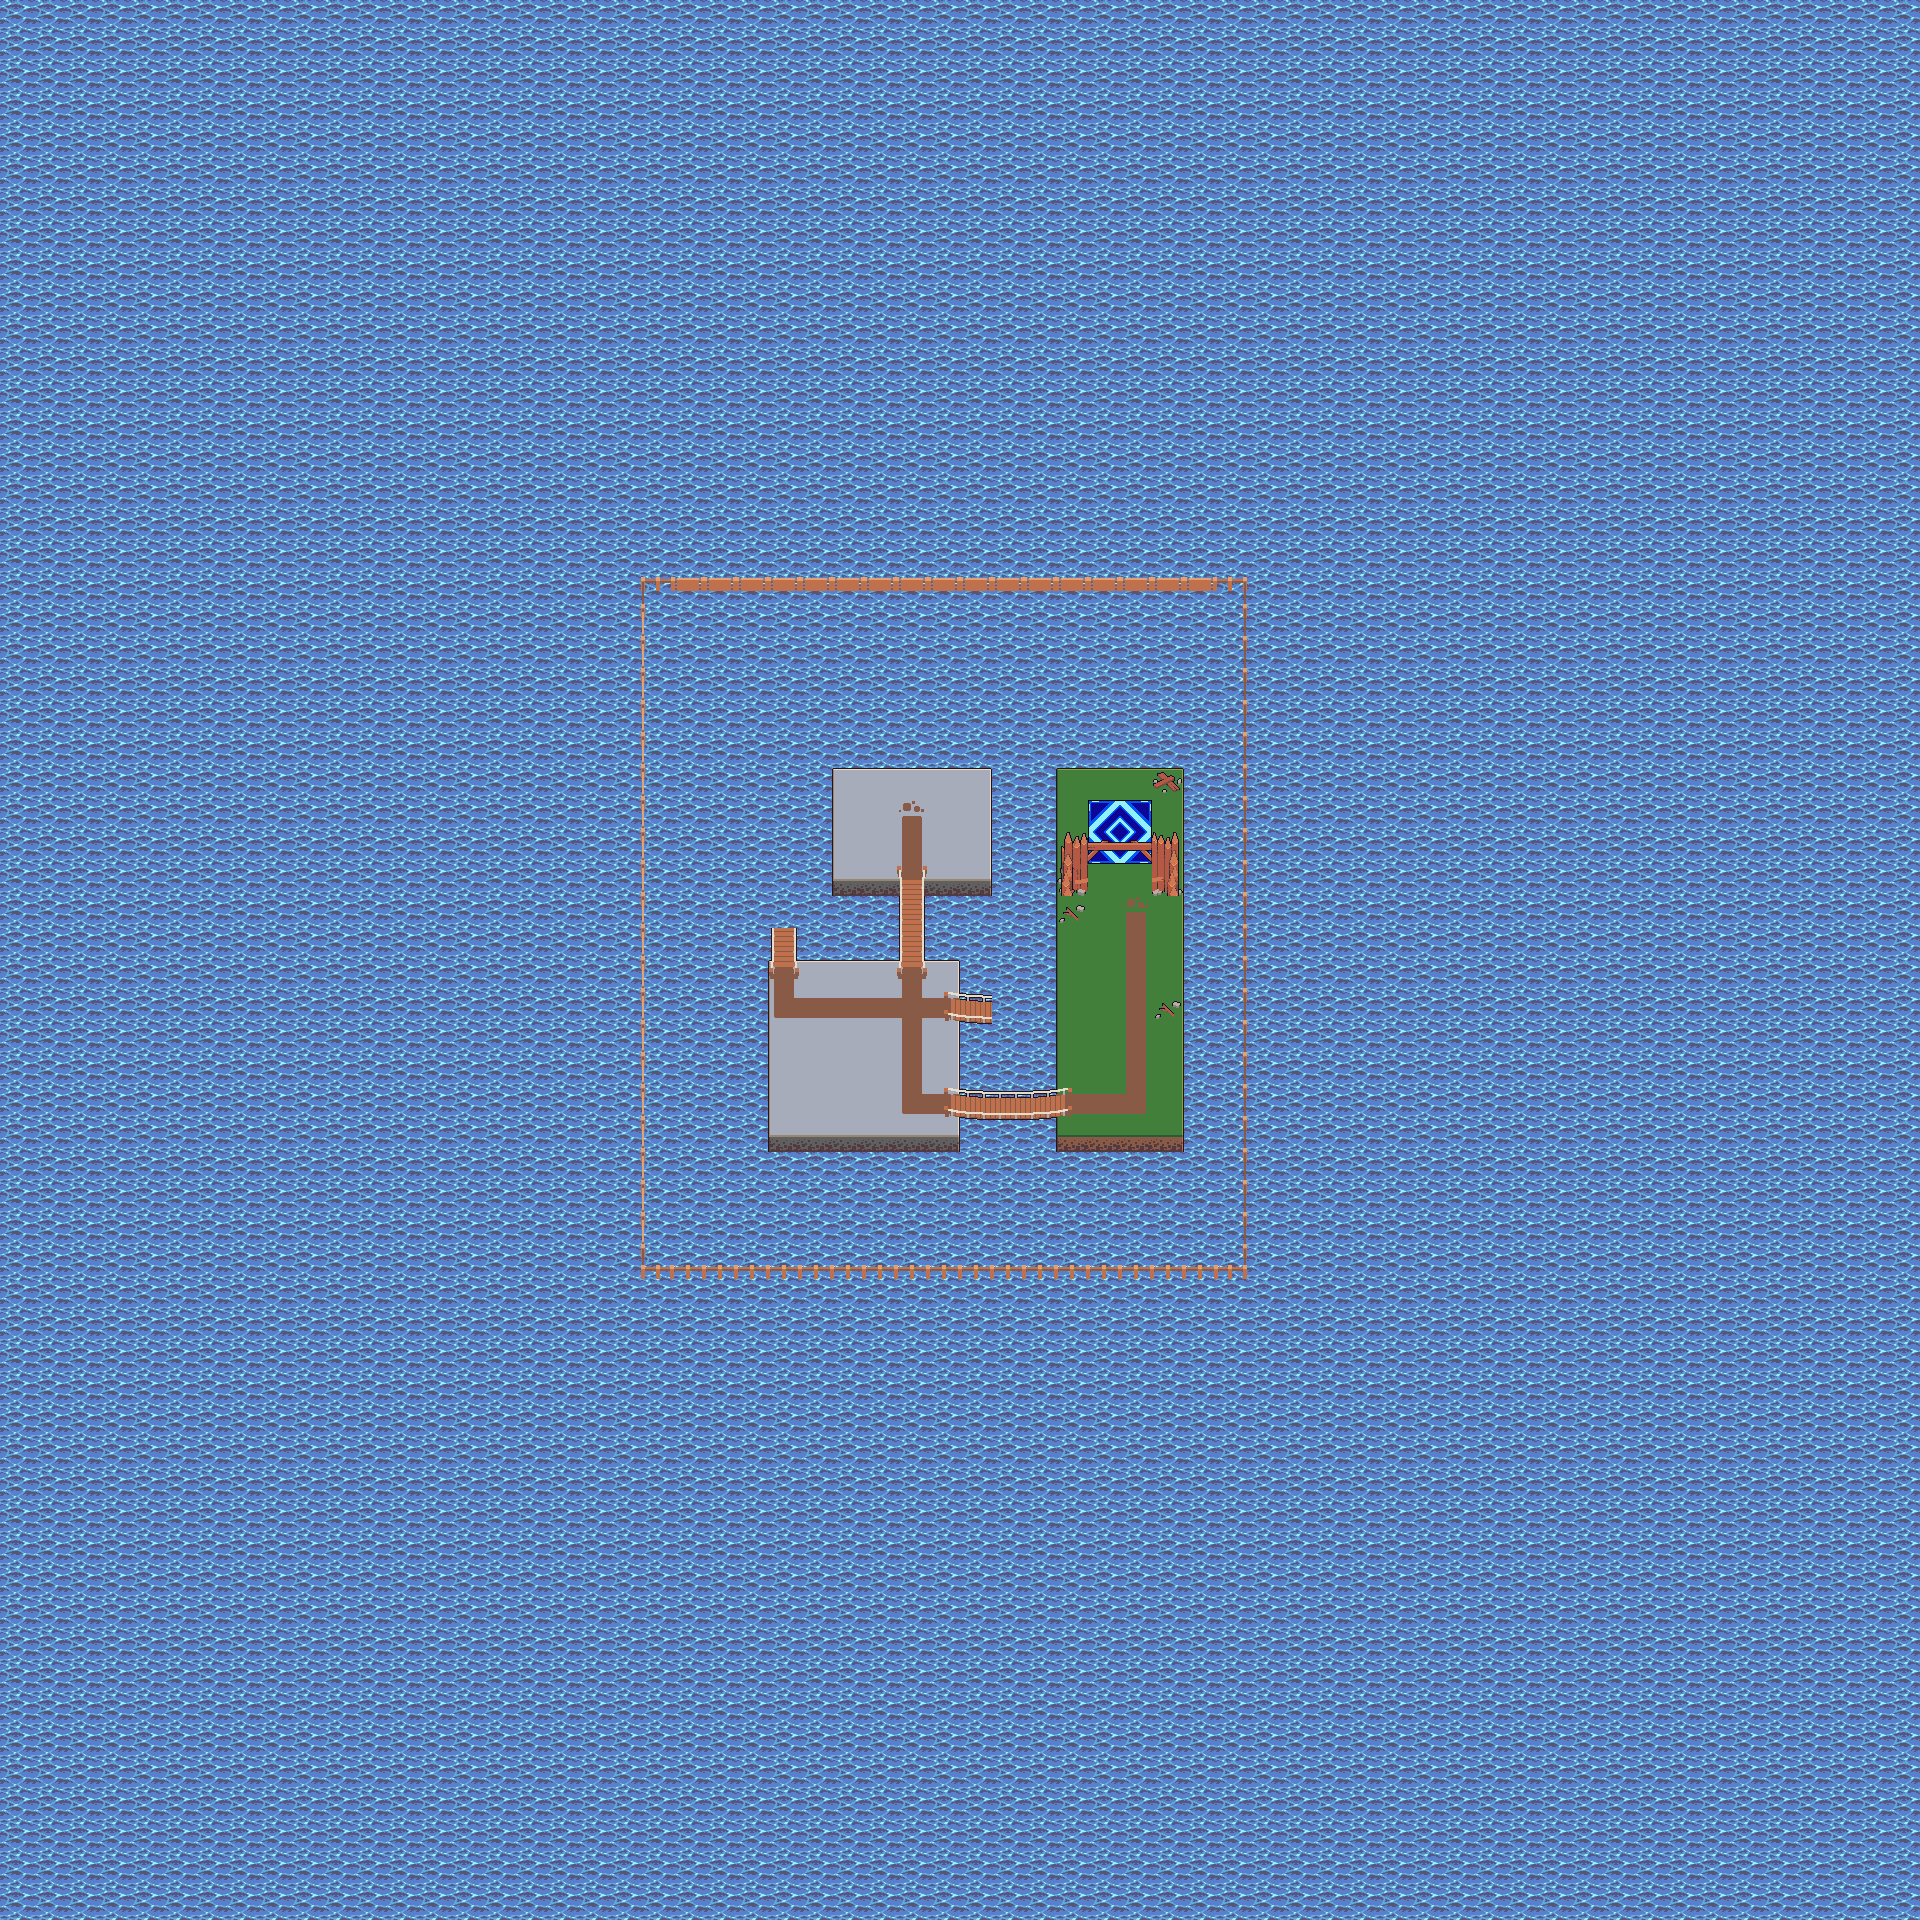

A 2D game scene composited from a Tiled map and its tileset images. What follows is a short description and the map's XML, with each tile layer's data collapsed to a summary:
An orthogonal 60x60 tile map with 32x32 px tiles, 7 tile layers (water, land, borders, ground_decorations, ...), 3 tilesets and 69 objects.

<map version="1.10" tiledversion="1.12.2" orientation="orthogonal" renderorder="right-down" width="60" height="60" tilewidth="32" tileheight="32" infinite="0" nextlayerid="21" nextobjectid="126">
 <tileset firstgid="1" name="Map_tiles" tilewidth="32" tileheight="32" tilecount="144" columns="12">
  <image source="../images/Map_tiles.png" width="384" height="384" />
 </tileset>
 <tileset firstgid="145" name="DecorationSet1" tilewidth="32" tileheight="32" tilecount="64" columns="8">
  <image source="../images/Tileset2.png" width="256" height="256" />
 </tileset>
 <tileset firstgid="209" name="DecorationSet2" tilewidth="11" tileheight="8" tilecount="20" columns="0">
  <grid orientation="orthogonal" width="1" height="1" />
  <tile id="6">
   <image source="../images/Grass/2.png" width="5" height="5" />
  </tile>
  <tile id="7">
   <image source="../images/Grass/3.png" width="5" height="3" />
  </tile>
  <tile id="8">
   <image source="../images/Grass/4.png" width="5" height="5" />
  </tile>
  <tile id="9">
   <image source="../images/Grass/5.png" width="3" height="4" />
  </tile>
  <tile id="10">
   <image source="../images/Grass/6.png" width="5" height="5" />
  </tile>
  <tile id="11">
   <image source="../images/Grass/7.png" width="5" height="5" />
  </tile>
  <tile id="12">
   <image source="../images/Grass/8.png" width="8" height="7" />
  </tile>
  <tile id="13">
   <image source="../images/Grass/9.png" width="10" height="7" />
  </tile>
  <tile id="14">
   <image source="../images/Grass/10.png" width="11" height="8" />
  </tile>
  <tile id="15">
   <image source="../images/Grass/1.png" width="4" height="4" />
  </tile>
  <tile id="42">
   <image source="../images/IceDecorations/Grass/4.png" width="5" height="5" />
  </tile>
  <tile id="43">
   <image source="../images/IceDecorations/Grass/5.png" width="3" height="4" />
  </tile>
  <tile id="44">
   <image source="../images/IceDecorations/Grass/6.png" width="5" height="5" />
  </tile>
  <tile id="45">
   <image source="../images/IceDecorations/Grass/7.png" width="5" height="5" />
  </tile>
  <tile id="49">
   <image source="../images/IceDecorations/Grass/1.png" width="4" height="4" />
  </tile>
  <tile id="50">
   <image source="../images/IceDecorations/Grass/2.png" width="5" height="5" />
  </tile>
  <tile id="51">
   <image source="../images/IceDecorations/Grass/3.png" width="5" height="3" />
  </tile>
  <tile id="52">
   <image source="../images/IceDecorations/Grass/8.png" width="8" height="7" />
  </tile>
  <tile id="53">
   <image source="../images/IceDecorations/Grass/9.png" width="10" height="7" />
  </tile>
  <tile id="54">
   <image source="../images/IceDecorations/Grass/10.png" width="11" height="8" />
  </tile>
 </tileset>
 <layer id="4" name="water" width="60" height="60">
  <data>[3600 cells, 3600 non-empty, 1 distinct tile ids]</data>
 </layer>
 <layer id="1" name="land" width="60" height="60">
  <data>[3600 cells, 105 non-empty, 23 distinct tile ids]</data>
 </layer>
 <layer id="5" name="borders" width="60" height="60">
  <data>[3600 cells, 78 non-empty, 8 distinct tile ids]</data>
 </layer>
 <layer id="19" name="ground_decorations" width="60" height="60">
  <data>[3600 cells, 27 non-empty, 8 distinct tile ids]</data>
 </layer>
 <layer id="3" name="bridges" width="60" height="60">
  <data>[3600 cells, 9 non-empty, 8 distinct tile ids]</data>
 </layer>
 <layer id="18" name="water_bridges" width="60" height="60">
  <data>[3600 cells, 4 non-empty, 4 distinct tile ids]</data>
 </layer>
 <layer id="6" name="decoration" width="60" height="60">
  <data>[3600 cells, 6 non-empty, 6 distinct tile ids]</data>
 </layer>
 <objectgroup id="2" name="SpawnPoint">
  <object id="2" x="910.667" y="816.667">
   <point />
  </object>
 </objectgroup>
 <objectgroup id="7" name="LandZone">
  <object id="5" x="1056.67" y="768" width="127.333" height="369.333" />
 </objectgroup>
 <objectgroup id="8" name="WaterZone">
  <object id="6" x="642" y="580.667" width="601.333" height="187" />
  <object id="7" x="644.5" y="766" width="187" height="152" />
  <object id="8" x="645.5" y="900.5" width="121" height="365" />
  <object id="9" x="765.5" y="1137" width="476.5" height="131" />
  <object id="10" x="800" y="888" width="31.5" height="71.5" />
  <object id="11" x="831.5" y="883.5" width="65.5" height="75.5" />
  <object id="12" x="926" y="882.5" width="131" height="76" />
  <object id="14" x="992.167" y="763" width="64.3333" height="226.667" />
  <object id="15" x="960" y="1120" width="96.3333" height="31.6667" />
  <object id="16" x="959.333" y="1027" width="31" height="59.6667" />
  <object id="17" x="959.667" y="957.667" width="32" height="32.6667" />
  <object id="18" x="1184.67" y="754.667" width="57.3333" height="412.667" />
  <object id="20" x="992" y="1027.5" width="63" height="59.5" />
  <object id="21" x="999.5" y="988.5" width="57" height="62" />
 </objectgroup>
 <objectgroup id="9" name="Teleporter">
  <object id="22" x="1088.67" y="800" width="64" height="63.3333" />
 </objectgroup>
 <objectgroup id="10" name="BeginnerDoor">
  <object id="32" x="1120.67" y="890.667">
   <point />
  </object>
 </objectgroup>
 <objectgroup id="11" name="Wall">
  <object id="24" x="1152" y="864.667" width="32" height="30.6667" />
  <object id="25" x="1057.33" y="863.333" width="30.6667" height="32" />
  <object id="26" x="640.667" y="1266" width="613.333" height="130" />
  <object id="27" x="1245.33" y="502.333" width="102" height="848.333" />
  <object id="28" x="632" y="502" width="618" height="77.3333" />
  <object id="29" x="564.667" y="501.333" width="78.6667" height="824" />
  <object id="34" x="799" y="959" width="98.5" height="1.5" />
  <object id="35" x="926" y="958.5" width="33" height="2" />
  <object id="36" x="960" y="958" width="0.5" height="31" />
  <object id="37" x="959.5" y="1021" width="1.5" height="67" />
  <object id="38" x="959" y="1118" width="1.5" height="20" />
  <object id="39" x="767" y="1136" width="192.5" height="1.5" />
  <object id="40" x="766.5" y="959.5" width="2.5" height="176" />
  <object id="41" x="832" y="767.5" width="0.5" height="111.5" />
  <object id="42" x="832.5" y="879" width="65.5" height="1.5" />
  <object id="43" x="924.5" y="879" width="68" height="2.5" />
  <object id="44" x="990.5" y="766.5" width="2" height="111.5" />
  <object id="45" x="832.5" y="767" width="159.5" height="0.5" />
 </objectgroup>
 <objectgroup id="17" name="GroundZone">
  <object id="47" x="770" y="960" width="189.5" height="175.5" />
 </objectgroup>
 <objectgroup id="16" name="BeginnerKey">
  <object id="33" x="1026" y="835.5">
   <point />
  </object>
 </objectgroup>
 <objectgroup id="20" name="Decorations">
  <object id="94" gid="261" x="876.5" y="988.75" width="8" height="7" />
  <object id="95" gid="263" x="821.75" y="1087.75" width="11" height="8" />
  <object id="96" gid="262" x="943" y="1071.5" width="10" height="7" />
  <object id="97" gid="262" x="794.75" y="1030" width="10" height="7" />
  <object id="98" gid="259" x="866" y="1059.75" width="5" height="5" />
  <object id="99" gid="259" x="799.75" y="1117.5" width="5" height="5" />
  <object id="100" gid="251" x="803" y="1061.75" width="5" height="5" />
  <object id="101" gid="251" x="943.25" y="976.5" width="5" height="5" />
  <object id="102" gid="253" x="832" y="979" width="5" height="5" />
  <object id="103" gid="260" x="885.75" y="1100" width="5" height="3" />
  <object id="104" gid="258" x="931" y="1047.5" width="4" height="4" />
  <object id="105" gid="252" x="851.5" y="1038" width="3" height="4" />
  <object id="106" gid="252" x="894.5" y="1024.25" width="3" height="4" />
  <object id="107" gid="262" x="863.5" y="840.5" width="10" height="7" />
  <object id="108" gid="263" x="967.75" y="796" width="11" height="8" />
  <object id="109" gid="260" x="951.75" y="836" width="5" height="3" />
  </objectgroup>
</map>
<!-- 15 of 69 objects omitted -->
